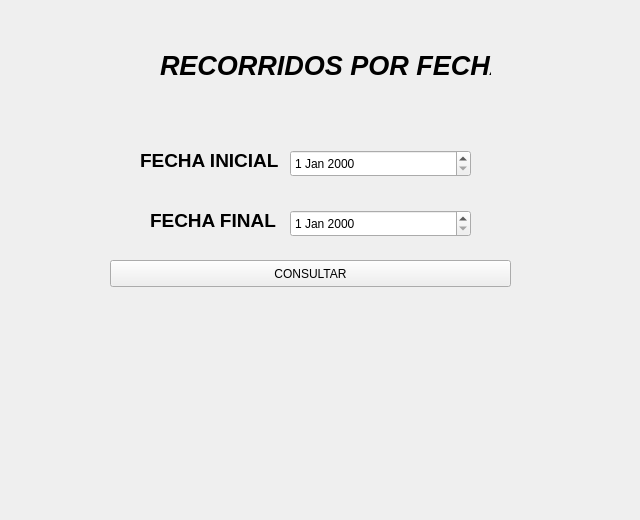
<?xml version="1.0" encoding="UTF-8"?>
<ui version="4.0">
 <class>RecorridoFecha</class>
 <widget class="QWidget" name="RecorridoFecha">
  <property name="geometry">
   <rect>
    <x>0</x>
    <y>0</y>
    <width>640</width>
    <height>520</height>
   </rect>
  </property>
  <property name="windowTitle">
   <string>Form</string>
  </property>
  <widget class="QDateEdit" name="dateFechaInicial">
   <property name="geometry">
    <rect>
     <x>290</x>
     <y>150</y>
     <width>181</width>
     <height>27</height>
    </rect>
   </property>
  </widget>
  <widget class="QLabel" name="lFechaFinal">
   <property name="geometry">
    <rect>
     <x>150</x>
     <y>210</y>
     <width>131</width>
     <height>20</height>
    </rect>
   </property>
   <property name="font">
    <font>
     <pointsize>14</pointsize>
     <weight>75</weight>
     <bold>true</bold>
    </font>
   </property>
   <property name="text">
    <string>FECHA FINAL</string>
   </property>
  </widget>
  <widget class="QDateEdit" name="dateFechaFinal">
   <property name="geometry">
    <rect>
     <x>290</x>
     <y>210</y>
     <width>181</width>
     <height>27</height>
    </rect>
   </property>
  </widget>
  <widget class="QPushButton" name="buscarRH">
   <property name="geometry">
    <rect>
     <x>110</x>
     <y>260</y>
     <width>401</width>
     <height>27</height>
    </rect>
   </property>
   <property name="text">
    <string>CONSULTAR</string>
   </property>
  </widget>
  <widget class="QLabel" name="titleRecFecha">
   <property name="geometry">
    <rect>
     <x>160</x>
     <y>50</y>
     <width>331</width>
     <height>31</height>
    </rect>
   </property>
   <property name="font">
    <font>
     <pointsize>20</pointsize>
     <weight>75</weight>
     <italic>true</italic>
     <bold>true</bold>
    </font>
   </property>
   <property name="text">
    <string>RECORRIDOS POR FECHA</string>
   </property>
  </widget>
  <widget class="QLabel" name="lFechaInicial">
   <property name="geometry">
    <rect>
     <x>140</x>
     <y>150</y>
     <width>141</width>
     <height>20</height>
    </rect>
   </property>
   <property name="font">
    <font>
     <pointsize>14</pointsize>
     <weight>75</weight>
     <bold>true</bold>
    </font>
   </property>
   <property name="text">
    <string>FECHA INICIAL</string>
   </property>
  </widget>
 </widget>
 <resources/>
 <connections/>
</ui>
